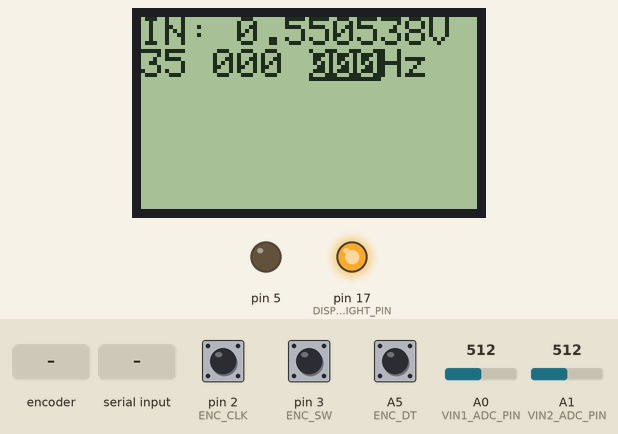
A sketch run on a simulated Arduino Nano, built with avr-gcc and run on an emulated ATmega328P. Parts: 84×48 one-colour display, output pins drawn as LEDs (lit = HIGH). Inputs (shaded band) come from the test bench; at power-on: A0 (VIN1_ADC_PIN) = 512, A1 (VIN2_ADC_PIN) = 512, pin 3 (ENC_SW) HIGH, pin 2 (ENC_CLK) HIGH, A5 (ENC_DT) HIGH. Pins used as bus, display or sensor lines are not drawn; what the sketch prints to the serial monitor is not drawn.

Above: at 1.2 s.
1.3 s: rotary encoder on pin 2 (ENC_CLK) / A5 (ENC_DT) turned 3 steps (first pin leading)
At 2.3 s:
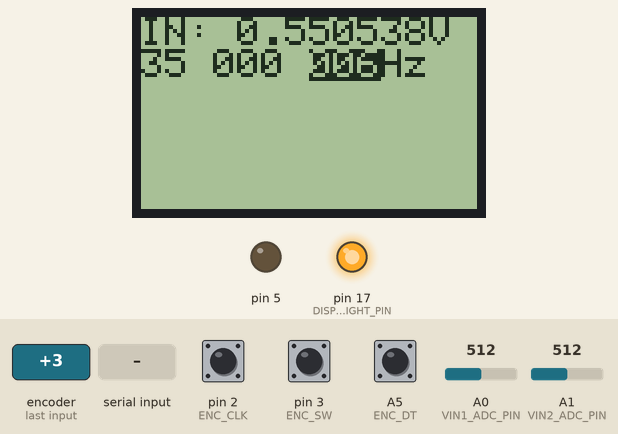
3.4 s: "GET \n" received over Serial
At 4.0 s:
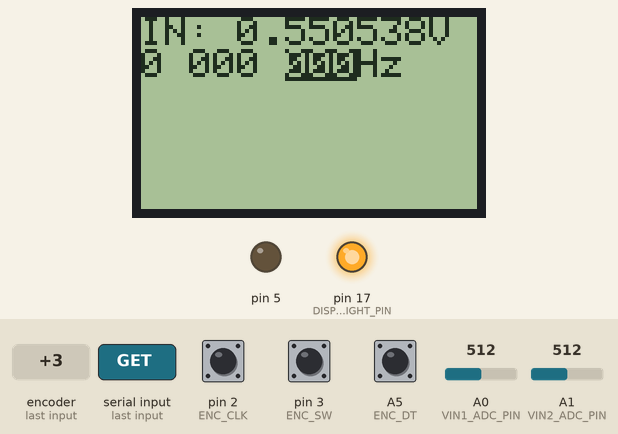
4.9 s: A0 (VIN1_ADC_PIN) set to 716
At 5.3 s:
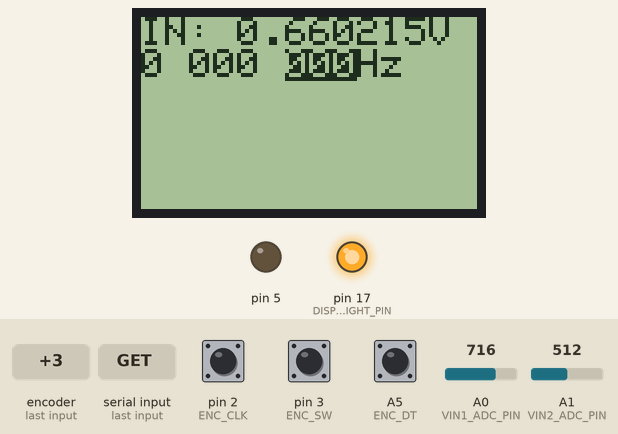
6.4 s: A1 (VIN2_ADC_PIN) set to 716
At 7.6 s:
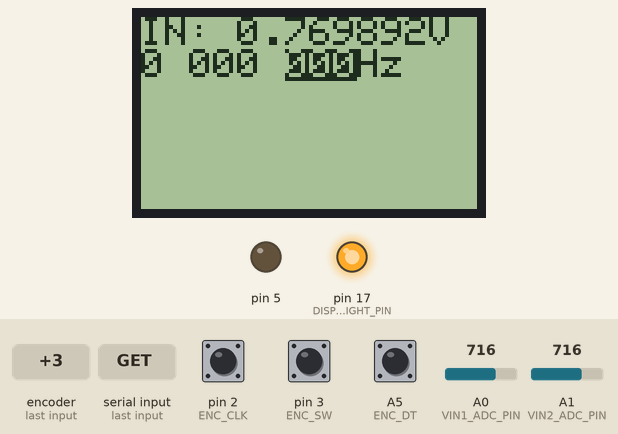
7.9 s: pin 3 (ENC_SW) pulled LOW for 0.15 s
At 8.3 s:
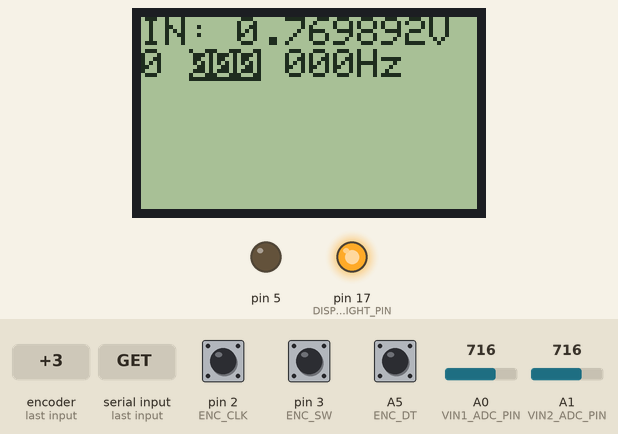
9.5 s: pin 3 (ENC_SW) pulled LOW for 1 s
At 10.6 s:
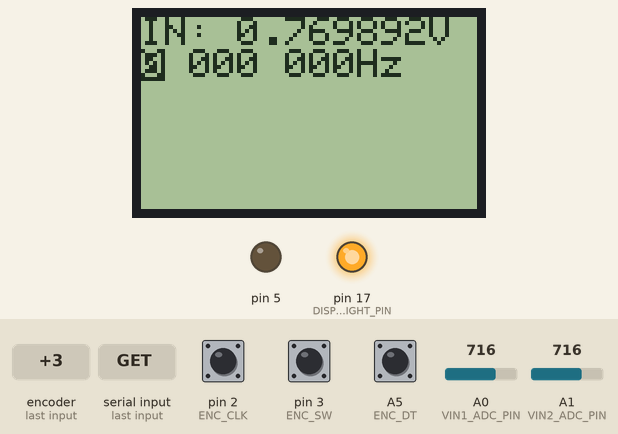
Timing chart, 0 to 12.5 s (numbered marks = the images above; inputs shaded):
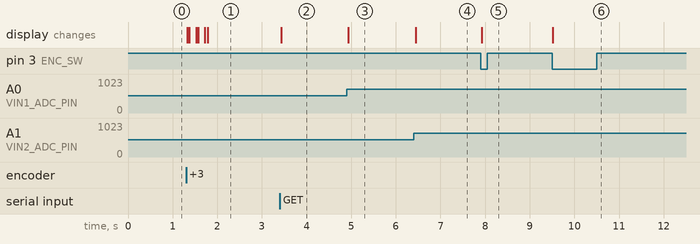

The sketch:

main.ino
```cpp
#include <Adafruit_GFX.h>
#include <Adafruit_SPITFT.h>
#include <Adafruit_PCD8544.h>
#include "./AD9850/DDS.h"    //http://github.com/F4GOJ/AD9850
#include "./AD9850/DDS.cpp"

// pin 6 - Serial clock out (SCLK)
// pin 7 - Serial data out (DIN)
// pin 8 - Data/Command select (D/C)
// pin 9 - LCD chip select (CS)
// pin 10 - LCD reset (RST)
#define DISPLAY_BACKLIGHT_PIN 17 //NOKIA 5110 LCD
#define VIN1_ADC_PIN 14 //ARDUINO NANO
#define VIN2_ADC_PIN 15 //ARDUINO NANO
Adafruit_PCD8544 display = Adafruit_PCD8544(6, 7, 8, 9, 10);

const int W_CLK = 12; //DDS 9850
const int FQ_UD = 4; //DDS 9850
const int DATA = 11; //DDS 9850
const int RESET = 5; //DDS 9850
DDS dds(W_CLK, FQ_UD, DATA, RESET);
long freq = 35000000; //current freq
long calibrateFreq = 124999600; //вводим реальную частоту кварца для колибровки

#define ENC_CLK 2
#define ENC_DT A5
#define ENC_SW 3
int enc_FreqStep = 1; //шаг изменения частоты для энкодера
long enc_StepMultip = 1; //множитель шага энкодера (hz,khz,mhz)
int enc_ALast;
int enc_AVal;

int vin1 = 0; //Volts in ADC1
int vin2 = 0; //Volts in ADC2
float vin = 0; //Volts rounded
String freq_string_hz;
String freq_string_khz;
String freq_string_mhz;
long debouncing_time = 500; //Защита от дребезга в миллисекундах
volatile unsigned long last_micros;

String serial_readline;
const int bSize = 64; //serial buffer size from desktop
char Buffer[bSize]; //serial buffer from desktop

void setup() {
  Serial.begin(115200);
  Serial.setTimeout(100);

  analogReference(INTERNAL);

  pinMode (W_CLK, OUTPUT);
  pinMode (DATA, OUTPUT);
  pinMode (ENC_DT, INPUT);
  pinMode (ENC_CLK, INPUT);
  pinMode (ENC_SW, INPUT_PULLUP);

  enc_ALast = digitalRead(ENC_CLK);

  analogWrite(DISPLAY_BACKLIGHT_PIN, 150);
  display.begin();
  display.setContrast(60);
  display.clearDisplay();
  display.setTextSize(1);
  display.setTextColor(BLACK);
  display.setCursor(0, 0);

  dds.init();
  dds.trim(calibrateFreq); //вводим реальную частоту кварца
  dds.setFrequency(freq);

  attachInterrupt(0, checkEncoder, CHANGE);
  attachInterrupt(1, switchMultiplier, FALLING);

  //Serial.println("Setup complete");
}

void loop() {
  while (Serial.available() > 0)
  {
    memset(Buffer, 0, bSize);
    Serial.readBytesUntil('\n', Buffer, bSize);
    serial_readline = String(Buffer);
    if (serial_readline.startsWith("GET "))
    {
      freq = (long)serial_readline.substring(4).toFloat();
      dds.setFrequency(freq);
      Serial.println(readInVoltage(),6);
    }
    Serial.flush();
  }

  printInfo();

  if (freq < 0) freq = 0;
  if (freq > calibrateFreq) freq = calibrateFreq;
  //delay(300);
}

void switchMultiplier() { //смена разрадности переключения частоты валкодером
  if (digitalRead(ENC_SW) == HIGH) return;
  detachInterrupt(1);

  if ((long)(micros() - last_micros) >= debouncing_time * 1000) { //защита от дребезга контактов
    if (digitalRead(ENC_SW) == LOW)
    {
      if (enc_StepMultip == 1) enc_StepMultip = 1000;
      else if (enc_StepMultip == 1000) enc_StepMultip = 1000000;
      else enc_StepMultip = 1;
    }
    last_micros = micros();
  }
  attachInterrupt(1, switchMultiplier, FALLING);
}

void checkEncoder() {
  enc_AVal = digitalRead(ENC_CLK);
  if (enc_AVal != enc_ALast) { // проверка на изменение значения на выводе А по сравнению с предыдущим запомненным, что означает, что вал повернулся
    // а чтобы определить направление вращения, нам понадобится вывод В.
    if (digitalRead(ENC_DT) != enc_AVal) {  // Если вывод A изменился первым - вращение по часовой стрелке
      freq = freq + enc_FreqStep * enc_StepMultip;
      dds.setFrequency(freq);
    } else {// иначе B изменил свое состояние первым - вращение против часовой стрелки
      freq = freq - enc_FreqStep * enc_StepMultip;
      dds.setFrequency(freq);
    }
  }
  enc_ALast = enc_AVal;
}

void printInfo() { //вывод информации на экран
  display.clearDisplay();
  display.setCursor(0, 0);

  vin = readInVoltage();

  display.print("IN: ");
  display.print(vin, 6);
  display.println("V");

  //добавляем пробелов для вывода частоты
  freq_string_hz.reserve(3);
  freq_string_hz = String(freq % 1000);
  freq_string_khz = String((long)(freq / 1000) % 1000);
  freq_string_mhz = String((long)(freq / 1000000) % 1000000);

  if (enc_StepMultip == 1000000) display.setTextColor(WHITE, BLACK);
  display.print(freq_string_mhz);
  display.setTextColor(BLACK, WHITE);
  display.print(" ");

  if (enc_StepMultip == 1000) display.setTextColor(WHITE, BLACK);
  display.print(addNuls(freq_string_khz));
  display.setTextColor(BLACK, WHITE);
  display.print(" ");

  if (enc_StepMultip == 1) display.setTextColor(WHITE, BLACK);
  display.print(addNuls(freq_string_hz));
  display.setTextColor(BLACK, WHITE);
  display.println("Hz");

  display.display();
}

String addNuls(String str) //добавляем нули, чтобы получить по 3 в группе
{
  if (str.length() == 1) return "00" + str;
  if (str.length() == 2) return "0" + str;
  return str;
}

float readInVoltage() //читаем частоту с ADC
{
  vin = 0;
  for (int i = 0; i < 12; i++)
  {
    vin1 = analogRead(VIN1_ADC_PIN);
    vin2 = analogRead(VIN2_ADC_PIN);
    vin = vin + ((((float)vin1 + (float)vin2) / 2) / 1023 * 1.1);
  }
  vin = vin / 12;
  return vin;
}
```

DDS.h
```cpp
/*
  DDS.h - Library for hosting an AD9850 DDS Module
  on the Arduino under software SPI.
  Created by m0xpd, March 2014.
  Released into the public domain.
*/
#ifndef DDS_h
#define DDS_h

#include "Arduino.h"

class DDS
{
	public:
	DDS(int W_CLK, int FQ_UD, int DATA, int RESET);
	void setFrequency(double frequency);
	void init();
	void trim(double TrimFreq);
	private:
	void pulseHigh(int _pin);
	int _W_CLK;
	int _DATA;
	int _FQ_UD;
	int _RESET;
	double _TrimFreq;
	void init_priv();
};

#endif
```

Measured:
- after the input at 1.3 s, the display: first changes at once (image 1 shows a later state)
- after the input at 3.4 s, the display: changes at once (image 2)
- after the input at 4.9 s, the display: changes at once (image 3)
- after the input at 6.4 s, the display: changes at once (image 4)
- after the input at 7.9 s, the display: changes at once (image 5)
- after the input at 9.5 s, the display: changes at once (image 6)
